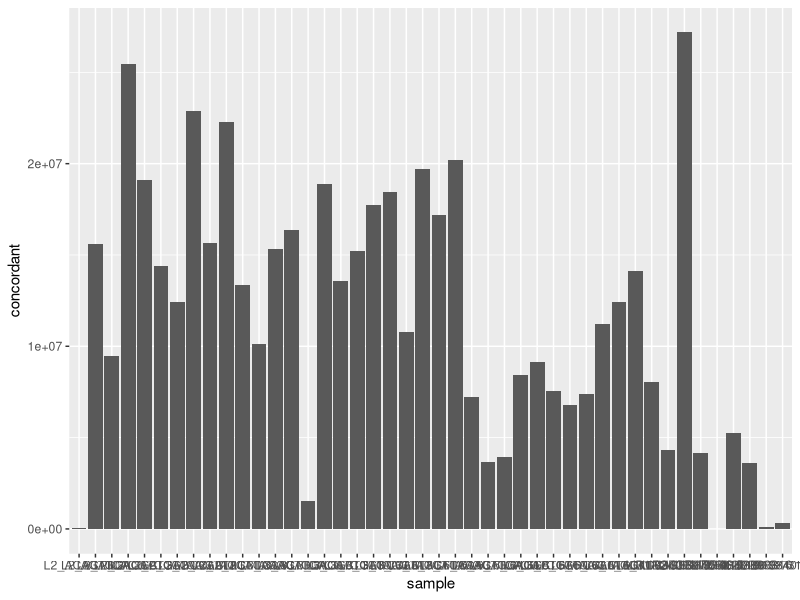
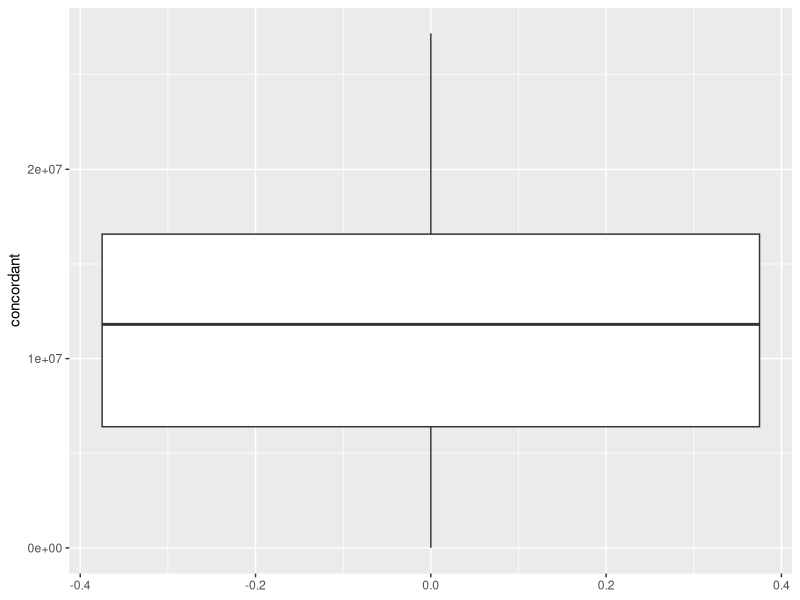

The R script that drew these images, in order: (Note: this script raises an error after producing the figures.)
library(ggplot2)

#data and cleaning
setwd("~/sravandevanathan/analysis/Brendan/reads")
reads <- read.delim2("concordant.txt", sep = ",", header = FALSE)
reads <- reads[,c(1,2,3,4)]
colnames(reads) <- c("sample", "concordant", "discordant", "leftovers")
reads <- reads[-which(reads$sample %in% c("L3_unmatc", "L6_unmatc")),] # removal of unmatched


ggplot(data = reads, aes(x = sample, y = concordant)) + 
  geom_bar(stat = "identity")

concordant <- reads[,c(1,2)]
ggplot(data = concordant, aes( y = concordant)) + 
  geom_boxplot()

removed <- reads[which(!(reads$sample %in% colnames(expressed.genes.GEN))),]
kept <- reads[which((reads$sample %in% colnames(expressed.genes.GEN))),]
kept.means <- apply(kept[,2:4], 2, mean)
removed$sample <- levels(droplevels(removed$sample))
means.row <- nrow(removed)+1
removed[means.row, "sample"] <- "mean"
removed[means.row, 2:4] <- kept.means
removed[,"status"] <- "removed"
removed[means.row, "status"] <- "kept"

ggplot(data = removed, aes(x = sample, y = concordant, color = status)) + 
  geom_bar(stat = "identity", fill = "white")+ 
  theme(axis.text.x = element_text(angle = 45, hjust = 1))

reads.prep <- reads 
reads.prep[,"noncordant"] <- reads.prep[3] + reads.prep[4] + reads.prep[2]
reads.prep[,"ratio"] <- reads.prep[2]/reads.prep["noncordant"]
